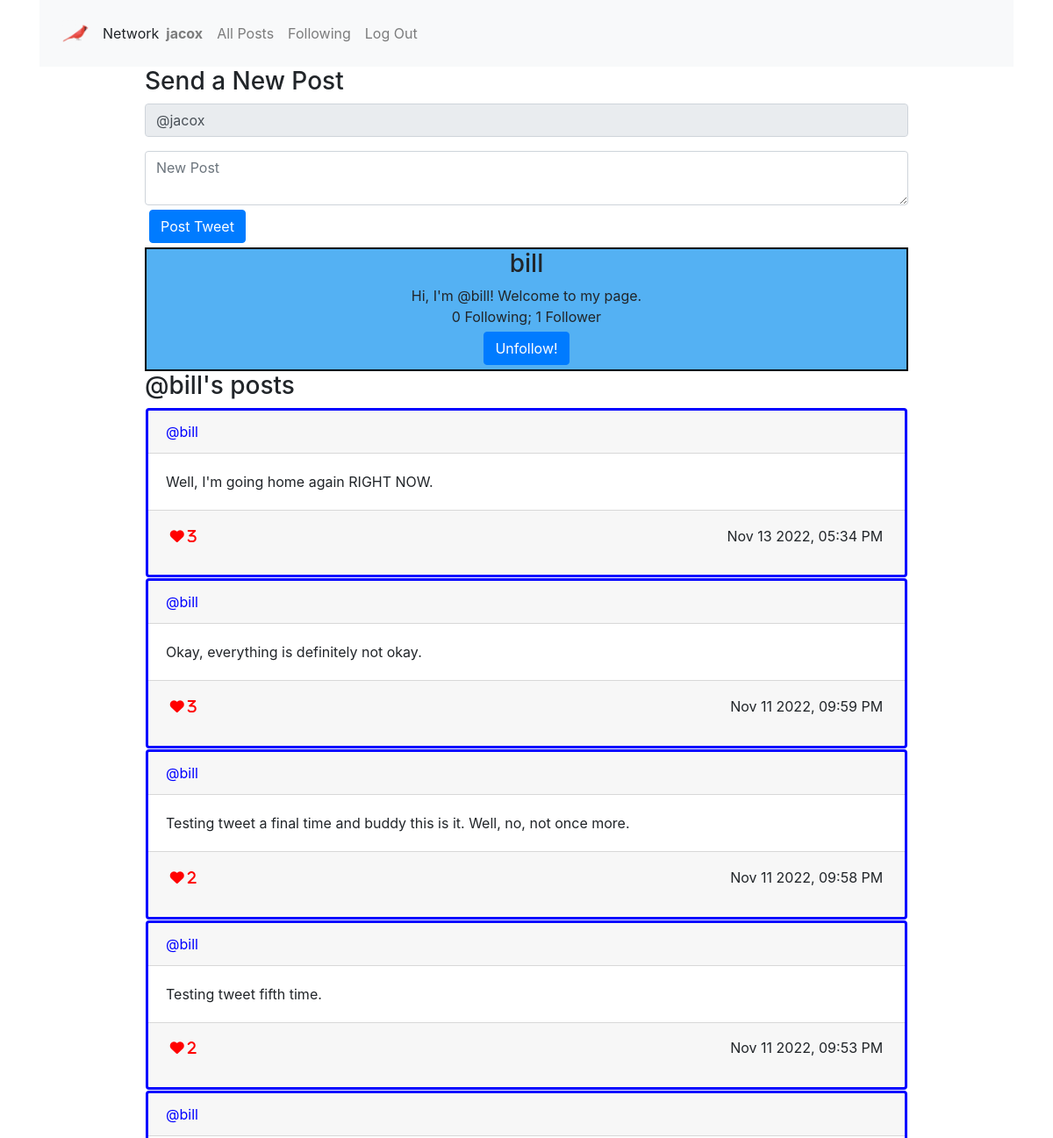
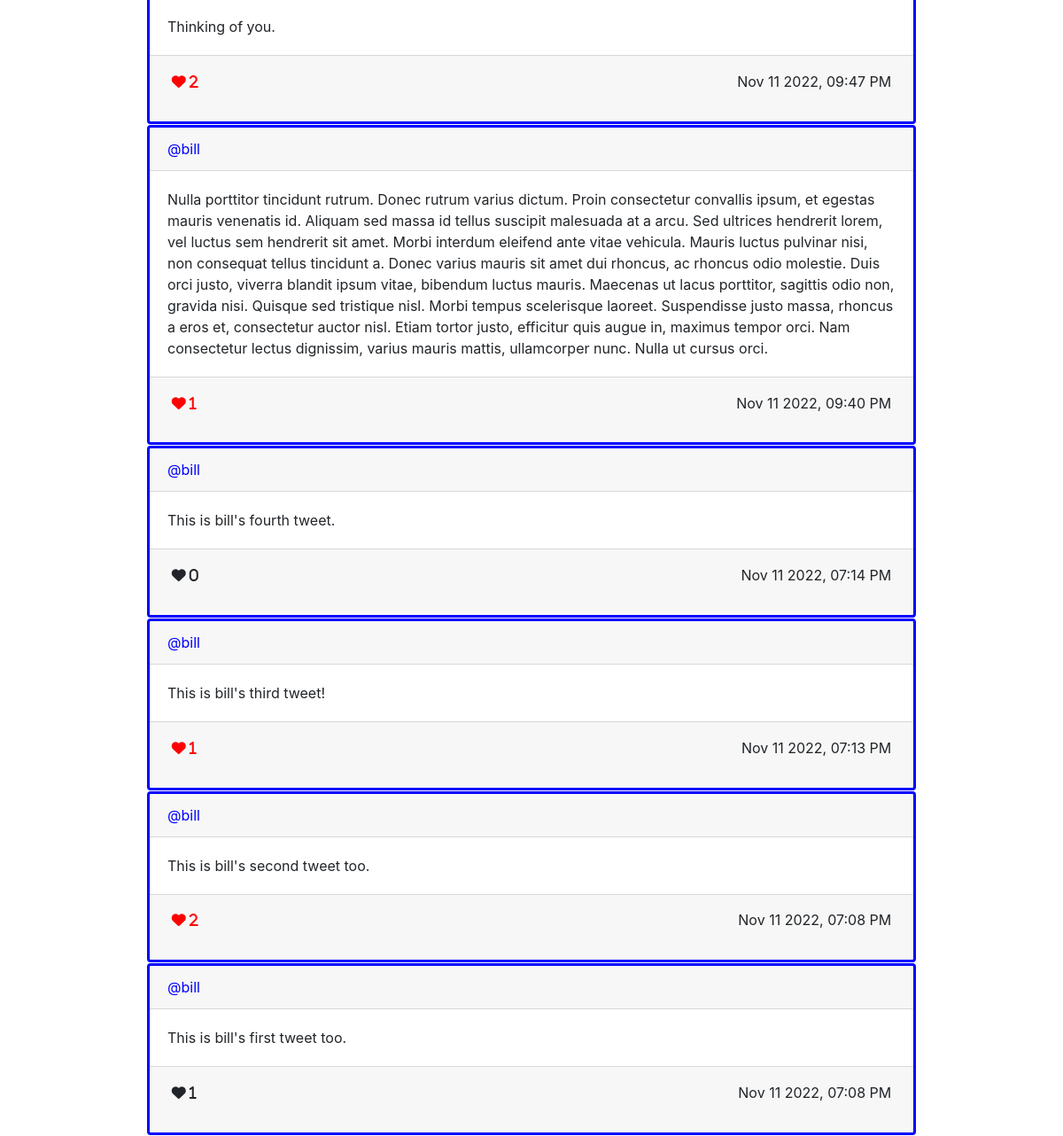
The app's page /profile/bill (signed in) with its own data (2 pictures, top to bottom).
### network/models.py (models this page shows, shortened)
class User(AbstractUser):
    pass

class Profile(models.Model):
    user = models.ForeignKey("User", on_delete=models.CASCADE)
    description = models.TextField(blank=True)
    follows = models.ManyToManyField("User", related_name="isfollowedby", blank=True)
    def serialize(self):
        return {
            "id": self.id,
            "user": self.user.username,
            "description": self.description,
            "follows": [user.username for user in self.follows.all()],
            "isfollowedby": [profile.user.username for profile in self.user.isfollowedby.all()]
        }

class Tweet(models.Model):
    sender = models.ForeignKey("User", on_delete=models.CASCADE)
    body = models.TextField(blank=True)
    timestamp = models.DateTimeField(auto_now_add=True)
    likes = models.ManyToManyField("User", related_name="userlikes", blank=True)
    def serialize(self):
        return {
            "id": self.id,
            "sender": self.sender.username,
            "body": self.body,
            "timestamp": self.timestamp.strftime("%b %d %Y, %I:%M %p"),
            "likes": [user.username for user in self.likes.all()],
            "likecount": len(self.likes.all())
        }

### network/views.py (the view)
# urls.py: path("profile/<str:username>", views.profile, name="profile"),
def profile(request, username, page=1):
    try:
        theuser = User.objects.get(username=username)
    except User.DoesNotExist:
        return render(request, "network/index.html", {
                "message": "Invalid username."
            })
    tweetlist = Tweet.objects.filter(sender=theuser)
    tweetlist = tweetlist.order_by("-timestamp").all()
    paginator = Paginator(tweetlist, per_page=PERPAGE)
    page_object = paginator.get_page(page)
    if request.user.is_authenticated:
        showinput = True
    else:
        showinput = False
    showprofile = True
    listname = "@" + username + "'s posts"
    try:
        theprofile = Profile.objects.get(user=theuser)
    except Profile.DoesNotExist:
        theprofile = Profile(user=theuser, description="Hi, I'm " + "@" + theuser.username + "! Welcome to my page.")
        theprofile.save()
    if not request.user.is_authenticated:
        print("no follow not logged in")
        followbutton = "no"
    elif theuser == request.user:
        print("no follow button ", request.user.username, " logged in can't follow yourself")
        followbutton = "no"
    elif Profile.objects.get(user=request.user) in theuser.isfollowedby.all():
        print("logged in user ", request.user.username, "already follows ", theuser.username)
        followbutton = "unfollow"
    else:
        print("logged in user ", request.user.username, "doesn't already follow", theuser.username)
        followbutton = "follow"
    context = {
        "showinput": showinput,
        "showprofile": showprofile,
        "listname": listname,
        "profile": theprofile.serialize(),
        "tweetlist": processtweetlist(request, page_object),
        "page": {
            "current": page_object.number,
            "has_next": page_object.has_next(),
            "has_previous": page_object.has_previous()
        },
        "followbutton": followbutton
    }
    return render(request, "network/profile.html", context)

### network/views.py (called while the page is built)
def processtweetlist(request, tweetlist):
    returnlist = []
    for tweet in tweetlist:
        stweet = tweet.serialize()
        if not request.user.is_authenticated:
            stweet['redheart'] = False
        else:
            stweet['redheart'] = (request.user in tweet.likes.all())
        returnlist.append(stweet)
    return returnlist

### network/templates/network/profile.html (shortened to what this page needs)
{% extends "network/layout.html" %}
{% load static %}

### network/templates/network/layout.html (shortened to what this page needs)
<!DOCTYPE html>
<html lang="en">
    {% load static %}
    <head>
        <link rel="stylesheet" href="https://stackpath.bootstrapcdn.com/bootstrap/4.4.1/css/bootstrap.min.css">
        <link href="{% static 'network/styles.css' %}" rel="stylesheet">
    </head>
    <body>
        <div class="container">
            <nav class="navbar navbar-expand-lg navbar-light bg-light">
                <img src="{% static 'network/3930813.png' %}"
                <a class="navbar-brand" href="#">Network</a>
                <ul class="navbar-nav mr-auto">
                    {% if request.user.is_authenticated %}
                        <li class="nav-item">
                            <a class="nav-link" id="usernamelink" href="{% url 'profile' request.user.username %}"><strong>{{ request.user.username }}</strong></a>
                        </li>
                    {% endif %}
                    <li class="nav-item">
                    <a class="nav-link" id="allposts" href="{% url 'index' %}">All Posts</a>
                    </li>
                    {% if user.is_authenticated %}
                        <li class="nav-item">
                            <a id='followinglink' class="nav-link" href="{% url 'myfollows' %}">Following</a>
                        </li>
                        <li class="nav-item">
                            <a class="nav-link" href="{% url 'logout' %}">Log Out</a>
                        </li>
                    {% endif %}
                </ul>
            </nav>
        </div>
        {% block body %}
        <div class="body">
            <div class='container w-75'>
                {% if showinput %}
                    <div id="compose-view">
                        <h3>Send a New Post</h3>
                        <form id="compose-form">
                            <div class="form-group">
                                <input disabled class="form-control" value="@{{ request.user.username }}">
                            </div>
                            <textarea class="form-control" id="compose-body" placeholder="New Post"></textarea>
                            <button id="post_tweet" type="button" onclick=posttweet(event) class="btn btn-primary">Post Tweet</button>
                        </form>
                    </div>
                {% endif %}
                {% if showprofile %}
                    <div id="profile-view">
                        <h3 id="profile_title">
                            {{ profile.user }}
                        </h3>
                        <div id="profile_content">
                            <div>
                                {{ profile.description }}
                            </div>
                            <div>
                                {{ profile.follows | length }} Following; {{ profile.isfollowedby | length }} Follower{{ profile.isfollowedby | length | pluralize }}
                            </div>
                            {% if followbutton == "follow" %}
                                <div>
                                    <button class="btn btn-primary" onclick='togglefollow("{{ profile.user }}")'>Follow!</button>
                                </div>
                            {% elif followbutton == "unfollow" %}
                                <div>
                                    <button class="btn btn-primary" onclick='togglefollow("{{ profile.user }}")'>Unfollow!</button>
                                </div>
                            {% endif %}
                        </div>
                    </div>
                {% endif %}
                <div id="tweets-view">
                    <h3 id="tweets_title">{{ listname }}</h3>
                    <div id="tweets_content">
                        {% if tweetlist|length == 0 %}
                            <i>No posts to display</i>
                        {% else %}
                            {% for tweet in tweetlist %}
                                <div class='card' id='card{{ forloop.counter0 }}'>
                                    <div class='card-header' onclick='displayprofile("{{tweet.sender}}")'>
                                        @{{ tweet.sender }}
                                    </div>
                                    <div id='cardbody{{ forloop.counter0 }}' class='card-body'>
                                        <div class='card-text'>
                                            {{ tweet.body }}
                                        </div>
                                    </div>
                                    <div class='card-footer'>
                                        <table class='table table-sm table-borderless'>
                                            <tbody>
                                                <tr>
                                                    <td>
                                                        <i id='heart{{ forloop.counter0 }}' onclick='togglelike(event, {{ forloop.counter0 }}, {{ tweet.id }})'
                                                            class="fa-solid fa-heart"
                                                            {% if tweet.redheart %}
                                                                name="red"
                                                            {% else %}
                                                                name="black"
                                                            {% endif %}
                                                        >&nbsp{{ tweet.likecount }}</i>
                                                    </td>
                                                    <td id='rj'>
                                                        {{ tweet.timestamp }}
                                                    </td>
                                                </tr>
                                            </tbody>
                                        </table>
                                    </div>
                                </div>
                            {% endfor %}
                        {% endif %}
                    </div>
                </div>
            </div>
            {% endblock %}
        </div>
    </body>
</html>

### network/static/network/styles.css (style rules this page uses)
.card { border: 3px solid blue; margin: 1px; }
button { margin: 5px; }
#rj { text-align:right; }
#profile-view { text-align: center; border: 2px solid black; background-color: rgb(84, 177, 243); margin:2 px; }
.card-header { cursor:pointer; color: blue; }
i[name='red'] { color:red; }
img { width: 100%; max-width: 30px; margin: 10px; }

### records on screen
User: user.username "jacox", user.username "@jacox"
User: user "bill", sender "bill" "bill" "bill" "bill" "bill" "bill" "bill" "bill" "bill" "bill"
Profile: description "Hi, I'm @bill! Welcome to my page."
Tweet: body "Well, I'm going home again RIGHT NOW."
Tweet: body "Okay, everything is definitely not okay."
Tweet: body "Testing tweet a final time and buddy this is it. Well, no, not once more."
Tweet: body "Testing tweet fifth time."
Tweet: body "Thinking of you."
Tweet: body "Nulla porttitor tincidunt rutrum. Donec rutrum varius dictum. Proin consectetur convallis ipsum, et egestas mauris venenatis id. Aliquam sed massa id tellus suscipit malesuada at a arcu. Sed ultrices hendrerit lorem, vel luctus sem hendrerit sit amet. Morbi interdum eleifend ante vitae vehicula. Mauris luctus pulvinar nisi, non consequat tellus tincidunt a. Donec varius mauris sit amet dui rhoncus, ac rhoncus odio molestie. Duis orci justo, viverra blandit ipsum vitae, bibendum luctus mauris. Maecenas ut lacus porttitor, sagittis odio non, gravida nisi. Quisque sed tristique nisl. Morbi tempus scelerisque laoreet. Suspendisse justo massa, rhoncus a eros et, consectetur auctor nisl. Etiam…"
Tweet: body "This is bill's fourth tweet."
Tweet: body "This is bill's third tweet!"
Tweet: body "This is bill's second tweet too."
Tweet: body "This is bill's first tweet too."

### other values on screen
{{ profile.follows | length }} "0"
{{ profile.isfollowedby | length }} "1"
{{ listname }} "@bill's posts"
{{ tweet.likecount }} "3" "3" "2" "2" "2" "1" "0" "1" "2" "1"
{{ tweet.timestamp }} "Nov 13 2022, 05:34 PM" "Nov 11 2022, 09:59 PM" "Nov 11 2022, 09:58 PM" "Nov 11 2022, 09:53 PM" "Nov 11 2022, 09:47 PM" "Nov 11 2022, 09:40 PM" "Nov 11 2022, 07:14 PM" "Nov 11 2022, 07:13 PM" "Nov 11 2022, 07:08 PM" "Nov 11 2022, 07:08 PM"
